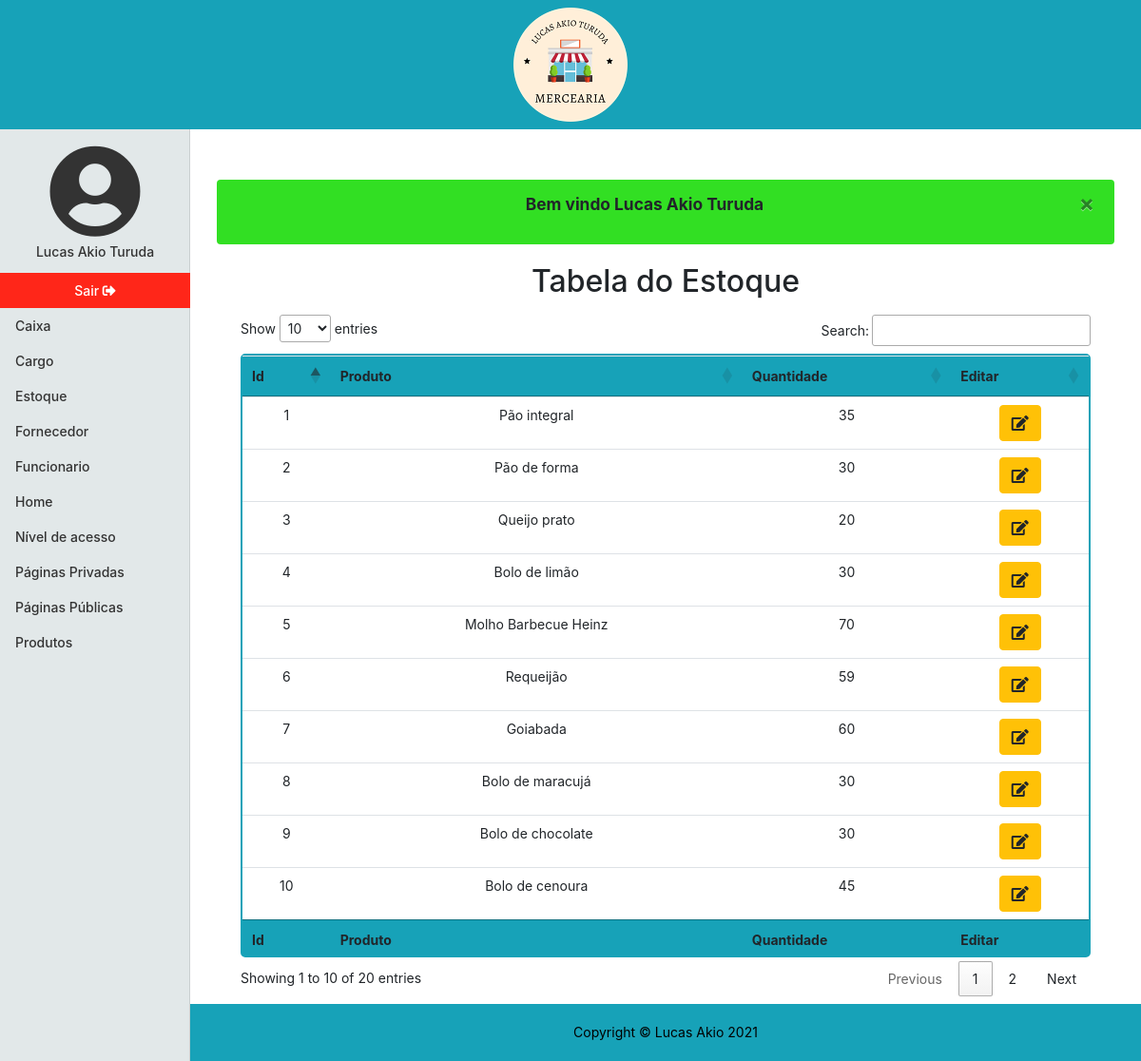
/estoque (signed in), run on the app's committed database.
### tables this page shows
CREATE TABLE `estoque` (
  `id` int NOT NULL AUTO_INCREMENT,
  `produto_id` int NOT NULL,
  `quantidade` int NOT NULL,
  PRIMARY KEY (`id`,`produto_id`),
  KEY `fk_estoque_produto_idx` (`produto_id`) /*!80000 INVISIBLE */,
  CONSTRAINT `fk_estoque_produto` FOREIGN KEY (`produto_id`) REFERENCES `produto` (`id`) ON DELETE CASCADE ON UPDATE CASCADE
);

CREATE TABLE `produto` (
  `id` int NOT NULL AUTO_INCREMENT,
  `nome` varchar(30) NOT NULL,
  `preco` double NOT NULL,
  `fornecedor_id` int NOT NULL,
  `codigo_id` int NOT NULL,
  `kilograma` double NOT NULL DEFAULT '0',
  `dt_registro` datetime NOT NULL,
  PRIMARY KEY (`id`,`fornecedor_id`,`codigo_id`),
  KEY `fk_produto_fornecedor_idx` (`fornecedor_id`),
  KEY `fk_produto_codigo_idx` (`codigo_id`),
  CONSTRAINT `fk_produto_codigo` FOREIGN KEY (`codigo_id`) REFERENCES `codigo` (`id`) ON DELETE CASCADE ON UPDATE CASCADE,
  CONSTRAINT `fk_produto_fornecedor` FOREIGN KEY (`fornecedor_id`) REFERENCES `fornecedor` (`id`)
);

### app/Controller/Estoque.php (called while the page is built, shortened)
<?php
    class Estoque extends Controller
    {
        private $dados;
        public function index()
        {
            $this->listar();
            $pagina = new \Core\ConfigView("View/estoque/index",$this->dados);
            $pagina->renderizar();
        }
        private function listar()
        {
            $tabela = new \App\Model\Estoque();
            $this->dados = $tabela->listar();
        }
    }

### core/ConfigController.php (called while the page is built, shortened)
<?php
class ConfigController
{
    private string $urlMetodo;
    public function __construct()
    {
        if(!empty(filter_input(INPUT_GET,"url",FILTER_SANITIZE_URL)))
        {
            $this->url = filter_input(INPUT_GET,"url",FILTER_SANITIZE_URL);
            $this->urlDividida = explode('/',$this->url,);
            if(isset($this->urlDividida[1]) && !empty($this->urlDividida[1]))
            {
                $this->urlMetodo = $this->urlDividida[1];
            }
            else{
                $this->urlMetodo = "index";
            }
        }
        else{
            $this->urlController = "login";
            $this->urlMetodo = "index";
        }
    }
    public function carregar()
    {
        $metodo = $this->urlMetodo;
        $pagina = new $classe();
        $pagina->$metodo();
    }
}
?>

### index.php (called while the page is built, shortened)
<?php
$url = new Core\ConfigController();
$url->carregar();
?>

### app/Model/Model.php (called while the page is built, shortened)
<?php
class Model extends Conexao
{
    protected $conn;
    function __construct()
    {
        $this->conn = parent::conectar();
    }
    final protected function projetarTodos($query): array
    {
        $this->query = $this->conn->prepare($query);
        $this->query->execute();
        return $this->query->fetchAll(PDO::FETCH_ASSOC);
    }
}
?>

### app/Model/Conexao.php (called while the page is built, shortened)
<?php
class Conexao
{
   private $bdType = "mysql";
   private $host = "localhost";
   private $user = "root";
   private $password = "root";
   private $port = 3306;
   private $bdname = "mercearia";
   protected function conectar()
   {
       try{
            $con = new PDO($this->bdType.':host='.$this->host.';port='.$this->port.';dbname='.$this->bdname, $this->user, $this->password);
            $con->setAttribute(PDO::ATTR_ERRMODE, PDO::ERRMODE_EXCEPTION);
            return $con;
       }
       catch(PDOException $e)
       {
           $alerta = new \App\Model\Alerta();
           $msg= $alerta->alertaFalha("Não foi possivel realizar uma conexão com o site, tente novamente!");
           $_SESSION['msg'] = $msg;
            header("Location:". URL . "paginaInvalida/index");
            exit();
       }
   }
}

### app/Model/Estoque.php (called while the page is built, shortened)
<?php
class Estoque extends Model
{
    public function listar(): array
    {
        $listar = parent::projetarTodos(
            "SELECT e.id, p.nome AS produto, e.quantidade
            FROM estoque e
            INNER JOIN produto p
            ON p.id = e.id
            ORDER BY p.nome"
        );
        return $listar;
    }
}

### app/View/estoque/index.php (the view, shortened to what this page needs)
<!DOCTYPE html>
<html lang="pt-br">
<head>
    <link rel="stylesheet" href="https://cdn.jsdelivr.net/npm/bootstrap@4.6.0/dist/css/bootstrap.min.css">
    <link href="<?php echo URL; ?>app/Assets/css/mercearia.css" rel="stylesheet">
    <link href="<?php echo URL; ?>app/Assets/fontawesome/css/all.css" rel="stylesheet">
    <link href="https://cdn.datatables.net/1.10.25/css/jquery.dataTables.min.css" rel="stylesheet">
</head>
<?php
include_once "app/View/include/header.php";
?>
<div class="container-fluid">
    <div class="row">
        <?php
        include_once "app/View/include/menulateral.php";
        ?>
        <div class="col-md-9 ml-auto col-lg-10 principal">
            <main role="main" class="m-2">
                <?php
                if (isset($_SESSION['msg'])) {
                    echo $_SESSION['msg'];
                }
                ?>
                <h2 class="text-center mb-3">Tabela do Estoque</h2>
                <div class="table-responsive">
                    <table id="listar-estoque" class="table table-hover text-center tabela-personalizada">
                        <thead class="bg-info">
                            <tr>
                                <th>Id</th>
                                <th>Produto</th>
                                <th>Quantidade</th>
                                <th>Editar</th>
                            </tr>
                        </thead>
                        <tbody>
                            <?php
                            foreach ($this->dados as $coluna => $item) {
                            ?> <tr>
                                    <td><?php echo $item['id']; ?></td>
                                    <td><?php echo $item['produto']; ?></td>
                                    <td><?php echo $item['quantidade']; ?></td>
                                    <td>
                                        <a href="<?php echo URL; ?>estoque/editar/&id=<?php echo $item['id'] ?>" class="btn btn-warning col-mb-3"><i class="fas fa-edit"></i></a>
                                    </td>
                                </tr>
                            <?php
                            }
                            ?>
                        </tbody>
                        <tfoot class="bg-info">
                            <tr>
                                <th>Id</th>
                                <th>Produto</th>
                                <th>Quantidade</th>
                                <th>Editar</th>
                            </tr>
                        </tfoot>
                    </table>
                </div>
            </main>
            <?php
            include_once "app/View/include/footer.php";
            ?>
            </body>
</html>

### app/Assets/css/mercearia.css (style rules this page uses)
body { font-size: .875rem; }
.alertaSucesso { background-color:rgb(50, 223, 35); font-weight: bold; font-size: 13pt; }
.alertaErro, .alertaSucesso { margin: 20px; }
.principal { min-height: 83vh; padding-left: 0; padding-right: 0; padding-bottom: 60px; }
main { height: 100%; padding-top:25px; }
.tabela-personalizada { border:2px solid #17a2b8; border-radius: 5px; }

### data on the page
estoque: id "10", produto.nome "Bolo de cenoura", quantidade "45"
estoque: id "9", produto.nome "Bolo de chocolate", quantidade "30"
estoque: id "4", produto.nome "Bolo de limão", quantidade "30"
estoque: id "8", produto.nome "Bolo de maracujá", quantidade "30"
estoque: id "7", produto.nome "Goiabada", quantidade "60"
estoque: id "5", produto.nome "Molho Barbecue Heinz", quantidade "70"
estoque: id "2", produto.nome "Pão de forma", quantidade "30"
estoque: id "1", produto.nome "Pão integral", quantidade "35"
estoque: id "3", produto.nome "Queijo prato", quantidade "20"
estoque: id "6", produto.nome "Requeijão", quantidade "59"

### other printed values
$_SESSION['usuario_nome'] "Lucas Akio Turuda"
$pagina "Caixa"
$pagina "Cargo"
$pagina "Estoque"
$pagina "Fornecedor"
$pagina "Funcionario"
$pagina "Home"
$pagina "Produtos"
$_SESSION['msg'] "Bem vindo Lucas Akio Turuda ×"
